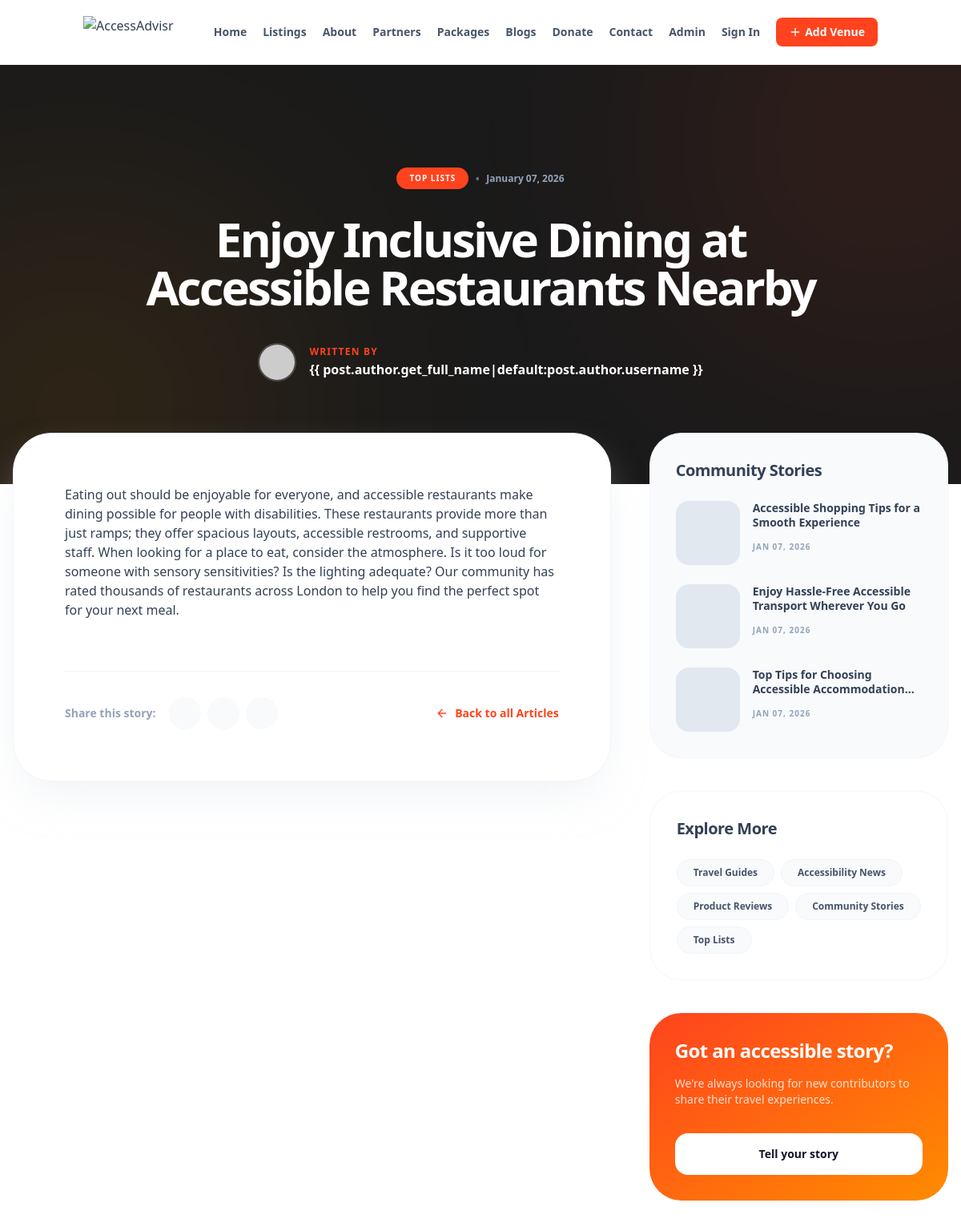
Page /blog/enjoy-inclusive-dining-at-accessible-restaurants-nearby/ on the committed database.
### core/models.py (models this page shows, shortened)
class BlogPost(models.Model):
    title = models.CharField(max_length=255)
    slug = models.SlugField(unique=True)
    category = models.ForeignKey(BlogCategory, on_delete=models.SET_NULL, null=True, related_name="posts")
    author = models.ForeignKey("auth.User", on_delete=models.SET_NULL, null=True, blank=True)
    content = HTMLField()
    excerpt = models.TextField(blank=True)
    featured_image = models.ImageField(upload_to='blog/', blank=True, null=True)
    created_at = models.DateTimeField(auto_now_add=True)
    updated_at = models.DateTimeField(auto_now=True)
    is_published = models.BooleanField(default=True)
    meta_description = models.CharField(max_length=255, blank=True)
    class Meta:
        ordering = ['-created_at']

class BlogCategory(models.Model):
    name = models.CharField(max_length=100)
    slug = models.SlugField(unique=True)
    class Meta:
        verbose_name_plural = "Blog Categories"

### core/views.py (the view)
# urls.py: path('blog/<slug:slug>/', views.blog_detail, name='blog_detail'),
def blog_detail(request, slug):
    post = get_object_or_404(BlogPost, slug=slug, is_published=True)
    recent_posts = BlogPost.objects.filter(is_published=True).exclude(pk=post.pk)[:3]
    categories = BlogCategory.objects.all()
    return render(request, 'core/blog_detail.html', {
        'post': post,
        'recent_posts': recent_posts,
        'categories': categories,
    })

### core/context_processors.py (called while the page is built)
def google_maps_key(request):
    return {
        'GOOGLE_MAPS_BROWSER_KEY': settings.GOOGLE_MAPS_BROWSER_KEY,
    }

### templates/core/blog_detail.html (shortened to what this page needs)
{% extends 'base.html' %}
{% load static %}
{% block content %}
<article class="bg-white min-h-screen">
    <header class="relative py-24 md:py-32 overflow-hidden bg-[#1A1A1A] text-white">
        <div class="absolute inset-0 opacity-20 overflow-hidden pointer-events-none">
            <div class="absolute -top-24 -right-24 w-96 h-96 bg-[#FF431E] rounded-full blur-[150px]"></div>
            <div class="absolute -bottom-24 -left-24 w-96 h-96 bg-[#FF8C00] rounded-full blur-[150px]"></div>
        </div>
        <div class="container mx-auto px-4 relative z-10 max-w-4xl text-center">
            <div class="flex items-center justify-center gap-2 mb-8 animate-fade-in">
                <span class="px-4 py-1.5 bg-[#FF431E] rounded-full text-[10px] font-black uppercase tracking-widest">
                    {{ post.category.name }}
                </span>
                <span class="text-slate-500">•</span>
                <span class="text-slate-400 text-xs font-bold">{{ post.created_at|date:"F d, Y" }}</span>
            </div>
            <h1 class="text-4xl md:text-6xl font-black mb-10 tracking-tighter leading-tight animate-slide-up">
                {{ post.title }}
            </h1>
            <div class="flex items-center justify-center gap-4 animate-fade-in" style="animation-delay: 0.2s;">
                <div class="w-12 h-12 rounded-full overflow-hidden border-2 border-white/20">
                    <img src="https://ui-avatars.com/api/?name={% if post.author %}{{ post.author.username }}{% else %}AccessAdvisr{% endif %}&background=FF431E&color=fff"
                        alt="Author" class="w-full h-full object-cover">
                </div>
                <div class="text-left">
                    <p class="text-xs font-black uppercase tracking-widest text-[#FF431E] mb-0.5">Written by</p>
                    <p class="text-base font-bold text-white">{% if post.author %}{{
                        post.author.get_full_name|default:post.author.username }}{% else %}AccessAdvisr Team{% endif %}
                    </p>
                </div>
            </div>
        </div>
    </header>
    <section class="relative -mt-16 pb-24">
        <div class="container mx-auto px-4 max-w-7xl">
            <div class="flex flex-col lg:flex-row gap-12">
                <div class="w-full lg:w-2/3">
                    <div
                        class="bg-white rounded-[3rem] shadow-2xl shadow-slate-200/50 p-6 md:p-12 lg:p-16 border border-slate-100">
                        <div
                            class="prose prose-slate prose-lg max-w-none
                            prose-headings:font-black prose-headings:tracking-tighter
                            prose-p:text-slate-600 prose-p:leading-relaxed
                            prose-strong:text-slate-900 prose-strong:font-bold
                            prose-a:text-[#FF431E] prose-a:no-underline hover:prose-a:underline
                            prose-img:rounded-3xl prose-img:shadow-lg
                            prose-blockquote:border-l-4 prose-blockquote:border-[#FF431E] prose-blockquote:bg-slate-50 prose-blockquote:p-8 prose-blockquote:rounded-r-3xl prose-blockquote:italic prose-blockquote:text-xl prose-blockquote:text-slate-800">
                            {{ post.content|safe }}
                        </div>
                        <div
                            class="mt-16 pt-8 border-t border-slate-100 flex flex-wrap items-center justify-between gap-6 font-bold text-sm">
                            <div class="flex items-center gap-4 text-slate-400">
                                <span>Share this story:</span>
                                <div class="flex gap-2">
                                    <button
                                        class="w-10 h-10 rounded-full bg-slate-50 flex items-center justify-center transition-all hover:bg-[#FF431E] hover:text-white">
                                        <i data-lucide="twitter" class="w-4 h-4"></i>
                                    </button>
                                    <button
                                        class="w-10 h-10 rounded-full bg-slate-50 flex items-center justify-center transition-all hover:bg-[#1877F2] hover:text-white">
                                        <i data-lucide="facebook" class="w-4 h-4"></i>
                                    </button>
                                    <button
                                        class="w-10 h-10 rounded-full bg-slate-50 flex items-center justify-center transition-all hover:bg-[#0077b5] hover:text-white">
                                        <i data-lucide="linkedin" class="w-4 h-4"></i>
                                    </button>
                                </div>
                            </div>
                            <a href="{% url 'blog_list' %}"
                                class="flex items-center gap-2 text-[#FF431E] hover:underline">
                                <i data-lucide="arrow-left" class="w-4 h-4"></i>
                                Back to all Articles
                            </a>
                        </div>
                    </div>
                </div>
                <aside class="w-full lg:w-1/3">
                    <div class="sticky top-28 space-y-10">
                        <div class="bg-slate-50 rounded-[2.5rem] p-8 border border-slate-100">
                            <h3 class="text-xl font-black mb-6 tracking-tight">Community Stories</h3>
                            <div class="space-y-6">
                                {% for recent in recent_posts %}
                                <a href="{% url 'blog_detail' recent.slug %}" class="flex gap-4 group">
                                    <div class="shrink-0 w-20 h-20 rounded-2xl overflow-hidden">
                                        {% if recent.featured_image %}
                                        <img src="{{ recent.featured_image.url }}" alt="{{ recent.title }}"
                                            class="w-full h-full object-cover group-hover:scale-110 transition-transform duration-500">
                                        {% else %}
                                        <div class="w-full h-full bg-slate-200"></div>
                                        {% endif %}
                                    </div>
                                    <div>
                                        <h4
                                            class="text-sm font-bold group-hover:text-[#FF431E] transition-colors line-clamp-2 leading-tight mb-2">
                                            {{ recent.title }}
                                        </h4>
                                        <span class="text-[10px] font-black uppercase tracking-widest text-slate-400">
                                            {{ recent.created_at|date:"M d, Y" }}
                                        </span>
                                    </div>
                                </a>
                                {% endfor %}
                            </div>
                        </div>
                        <div class="bg-white border-2 border-slate-50 rounded-[2.5rem] p-8">
                            <h3 class="text-xl font-black mb-6 tracking-tight">Explore More</h3>
                            <div class="flex flex-wrap gap-2">
                                {% for cat in categories %}
                                <a href="{% url 'blog_list' %}?category={{ cat.slug }}"
                                    class="px-5 py-2 rounded-full bg-slate-50 text-slate-600 text-xs font-bold border border-slate-100 hover:border-[#FF431E] hover:text-[#FF431E] transition-all">
                                    {{ cat.name }}
                                </a>
                                {% endfor %}
                            </div>
                        </div>
                        <div class="bg-gradient-to-br from-[#FF431E] to-[#FF8C00] rounded-[2.5rem] p-8 text-white">
                            <h3 class="text-2xl font-black mb-4 tracking-tight leading-tight">Got an accessible story?
                            </h3>
                            <p class="text-white/80 text-sm mb-8 font-medium">We're always looking for new contributors
                                to share their travel experiences.</p>
                            <a href="{% url 'contact' %}"
                                class="inline-flex items-center justify-center w-full px-6 py-4 bg-white text-slate-900 rounded-2xl font-black text-sm hover:scale-[1.02] active:scale-[0.98] transition-all">
                                Tell your story
                            </a>
                        </div>
                    </div>
                </aside>
            </div>
        </div>
    </section>
</article>
{% endblock %}

### templates/core/blog_detail.html (style rules this page uses)
.animate-fade-in { animation: fade-in 0.8s ease-out forwards; }
.animate-slide-up { animation: slide-up 0.8s ease-out forwards; }

### rows in the picture
BlogPost: category.name "TOP LISTS", created_at "January 07, 2026", title "Enjoy Inclusive Dining at Accessible Restaurants Nearby", content "Eating out should be enjoyable for everyone, and accessible restaurants make dining possible for people with disabilities. These restaurants provide more than just ramps; they offer spacious layouts, accessible restrooms, and supportive staff. When looking for a place to eat, consider the atmosphere. Is it too loud for someone with sensory sensitivities? Is the lighting adequate? Our community has rated thousands of restaurants across London to help you find the perfect spot for your next meal."
BlogPost: title "Accessible Shopping Tips for a Smooth Experience", created_at "JAN 07, 2026"
BlogPost: title "Enjoy Hassle-Free Accessible Transport Wherever You Go", created_at "JAN 07, 2026"
BlogPost: title "Top Tips for Choosing Accessible…", created_at "JAN 07, 2026"
BlogCategory: name "Travel Guides"
BlogCategory: name "Accessibility News"
BlogCategory: name "Product Reviews"
BlogCategory: name "Community Stories"
BlogCategory: name "Top Lists"
